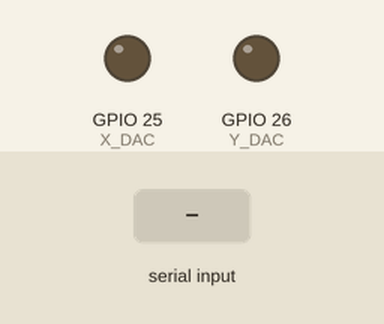
A sketch run on a simulated ESP32. Parts: output pins drawn as LEDs (lit = HIGH). Inputs (shaded band) come from the test bench.

Above: at 1.2 s.
1.3 s: "90,45\n" received over Serial
At 2.3 s:
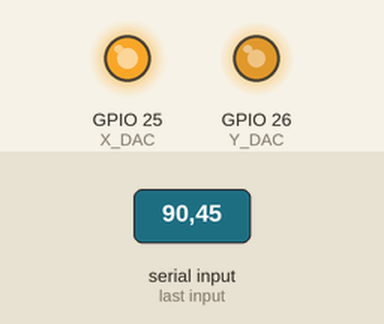
4.3 s: "30,150\n" received over Serial
At 4.6 s:
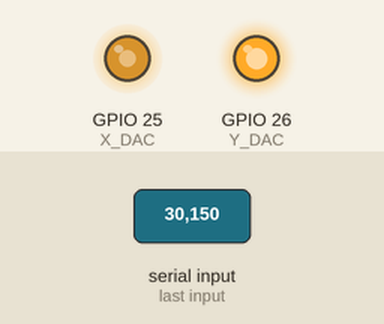
7.3 s: "5\n" received over Serial
At 8.9 s:
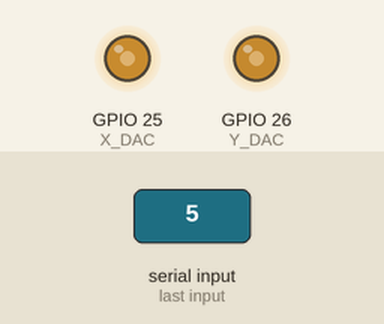
9.8 s: "90\n" received over Serial
At 12.0 s:
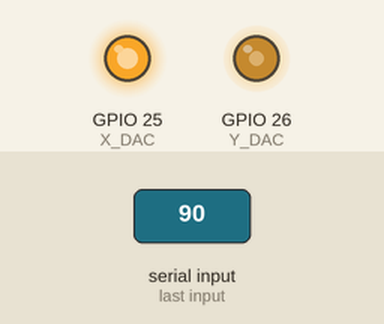
12.3 s: "1,90\n" received over Serial
At 13.1 s:
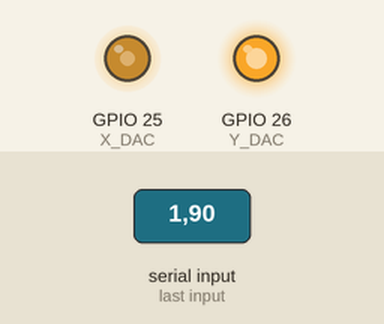
Timing chart, 0 to 15.8 s (numbered marks = the images above; inputs shaded):
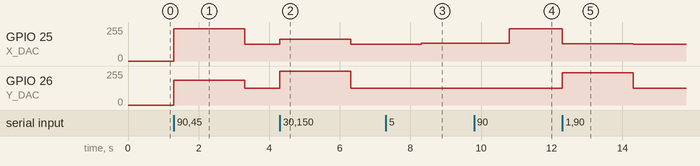

Measured:
- after the input at 1.3 s, GPIO 25 (X_DAC): 0/255 → 242/255 at once, → 127/255 2.0 s later; GPIO 26 (Y_DAC): 0/255 → 184/255 at once, → 127/255 2.0 s later
- after the input at 4.3 s, GPIO 25 (X_DAC): 127/255 → 165/255 at once, → 127/255 2.0 s later; GPIO 26 (Y_DAC): 127/255 → 255/255 at once, → 127/255 2.0 s later
- after the input at 7.3 s, GPIO 25 (X_DAC): 127/255 → 133/255 after 1.0 s
- after the input at 9.8 s, GPIO 25 (X_DAC): 133/255 → 242/255 after 1.0 s
- after the input at 12.3 s, GPIO 25 (X_DAC): 242/255 → 128/255 at once, → 127/255 2.0 s later; GPIO 26 (Y_DAC): 127/255 → 242/255 at once, → 127/255 2.0 s later

The sketch:

xy_dac_driver.ino
```cpp
#include <Arduino.h>

#define X_DAC 25
#define Y_DAC 26

void setup() {
  Serial.begin(115200);
}

void loop() {
  if (Serial.available()) {
    int x = Serial.parseInt();
    int y = Serial.parseInt();

    x = constrain(x, -100, 100);
    y = constrain(y, -100, 100);

    int vx = map(x, -100, 100, 0, 255);
    int vy = map(y, -100, 100, 0, 255);

    dacWrite(X_DAC, vx);
    dacWrite(Y_DAC, vy);
  }
}
```
